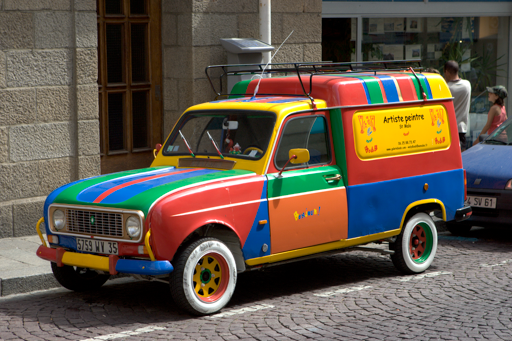
//> input picture interpolation/bilinear/images/input/a1016-050716_115658__I2E4159.png, 512 x 341 px
$ ./bilinear   (built with g++ and OpenCV 4)
//> lines starting //> are read from the running program, lines starting //| are printed output that depends on the picture
//> further down, origin_image is the input picture: 341 rows x 512 cols, CV_8UC3; mean B, G, R 74.9, 87.4, 99
// C++
#include <cmath>
#include <vector>
#include <iostream>
#include <assert.h>
#include <filesystem>
// 图像处理
#include <opencv2/opencv.hpp>


namespace {

    void run(const std::function<void()>& work=[]{}, const std::string message="") {
        auto start = std::chrono::steady_clock::now();
        work();
        auto finish = std::chrono::steady_clock::now();
        auto duration = std::chrono::duration_cast<std::chrono::milliseconds>(finish - start);
        std::cout << message << " " << duration.count() << " ms" <<  std::endl;
    }

    void cv_show(const cv::Mat& one_image, const char* info="") {
        cv::imshow(info, one_image);
        cv::waitKey(0);
        cv::destroyAllWindows();
    }

    bool cv_write(const cv::Mat& source, const std::string save_path) {
        return cv::imwrite(save_path, source, std::vector<int>({cv::IMWRITE_PNG_COMPRESSION, 0}));
    }

    cv::Mat make_pad(const cv::Mat& one_image, const int pad_H, const int pad_W) {
        cv::Mat padded_image;
        cv::copyMakeBorder(one_image, padded_image, pad_H, pad_H, pad_W, pad_W, cv::BORDER_REPLICATE);
        return padded_image;
    }

}


inline float _min(const float x, const float y) {
    return x > y ? y : x;
}

inline float _max(const float x, const float y) {
    return x < y ? y : x;
}

cv::Mat bilinear_interpolate(const cv::Mat& origin, const std::pair<int, int>& _size) {
//> called with _size = (1600, 2400)
    // 获取信息
    const int H0 = origin.rows;
//> H0 = 341
    const int W0 = origin.cols;
//> W0 = 512
    const int C = origin.channels();
//> C = 3
    const int h = _size.first;
//> h = 1600
    const int w = _size.second;
//> w = 2400
    // 计算 x 方向和 y 方向上的比率
    const float x_rate = H0 > h ? H0 * 1.f / h : (H0 - 1) * 1.f / h;
//> x_rate = 0.213
    const float y_rate = W0 > w ? W0 * 1.f / w : (W0 - 1) * 1.f / w;
//> y_rate = 0.213
    // 准备一个结果
    cv::Mat result(h, w, CV_8UC3);
//> result: 1600 rows x 2400 cols, CV_8UC3; every value is 0
    uchar* const res_ptr = result.data;
    // 用来计算在结果 .data 存放的位置
    int cnt = 0;
    // 一共要插值 h X w 次
    for(int x = 0; x < h; ++x) {
        // 找到结果中 x, 对应原图中的 x 坐标
        float x_pos = x_rate * (x + 0.5f) - 0.5f;
        // 找到这个 x_pos 的上下界
        const int x_down = _max(std::floor(x_pos), 0);
        const int x_up = _min(x_down + 1, H0 - 1);
        // 计算 x 方向上的插值参数
        float x_left = x_up - x_pos;
        float x_right = x_pos - x_down;  // 1 - x_left
        // 原图中(x_down 和 x_up) 两行的指针
        const uchar* const ori_ptr = origin.data + x_down * W0 * C;
        const uchar* const ori_ptr_2 = ori_ptr + W0 * C;
        // 填充结果的第 x 行的 y 个像素
        for(int y = 0;y < w; ++y) {
            // 计算 y 对应原图中 y 的坐标, 放大或者缩小
            float y_pos = y_rate * (y + 0.5f) - 0.5f;
            // 计算 y 的上下界, 此时映射到原图中 (x_pos, y_pos) 的周围四个点都找到了
            const int y_down = std::floor(y_pos);
            const int y_up = _min(y_down + 1, W0 - 1);
            // 计算 y 方向上的插值参数
            float y_left = y_up - y_pos;
            float y_right = y_pos - y_down;  // 1 - y_left
            // 多个通道分别计算
            for(int c = 0;c < C; ++c) {
                // y 方向上第一次线性插值, 得到两个值
                float f_E = y_left * ori_ptr[y_down * C + c] + y_right * ori_ptr[y_up * C + c];
                float f_F = y_left * ori_ptr_2[y_down * C + c] + y_right * ori_ptr_2[y_up * C + c];
                // x 方向上第二次线性插值
                float target = x_left * f_E + x_right * f_F;
                res_ptr[cnt++] = cv::saturate_cast<uchar>(target);
            }
        }
    }
//> this loop made 1600 passes
//> (x_pos, x_down, x_up, x_left, x_right, cnt) on passes 1 to 3: (-0.394, 0, 1, 1.39, -0.394, 7200), (-0.181, 0, 1, 1.18, -0.181, 14400), (0.0312, 0, 1, 0.969, 0.0312, 21600)
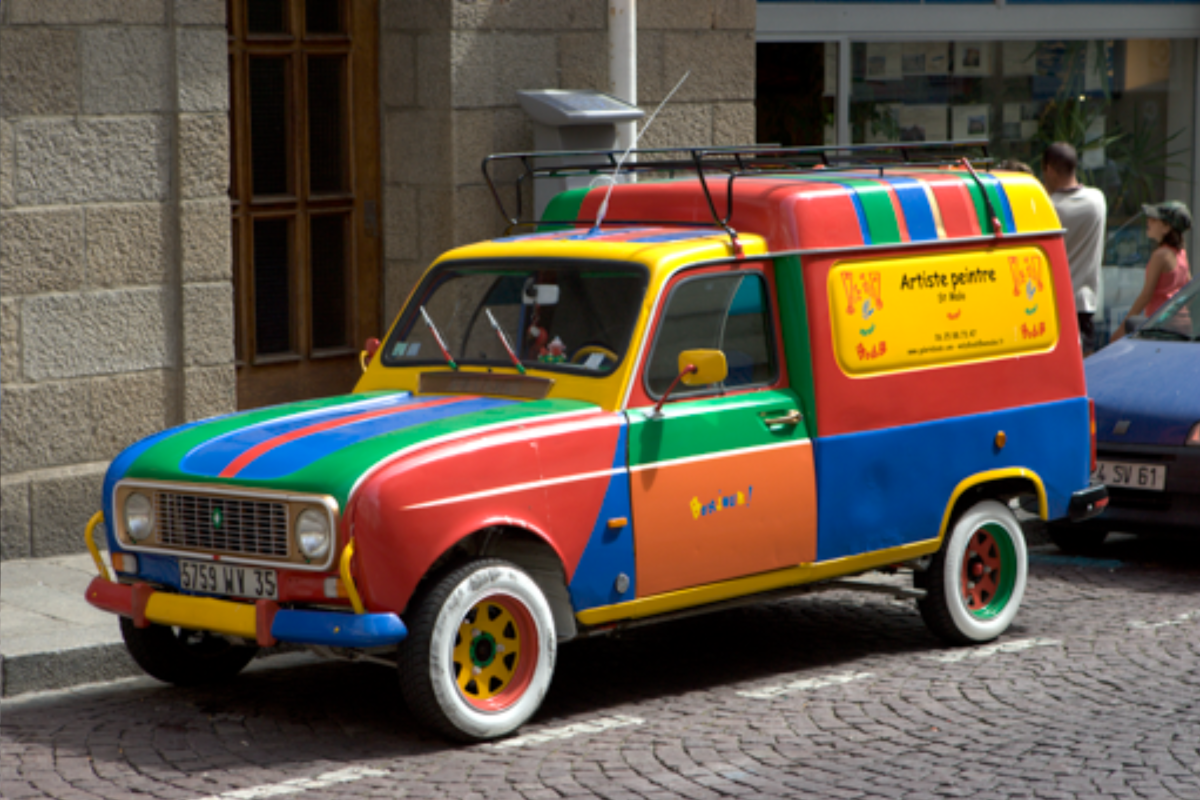
//> result: 1600 rows x 2400 cols, CV_8UC3 (shown at 1/2 size); mean B, G, R 74.7, 87.3, 98.9
//> after the loop, cnt = 11520000
    return result;
}


int main() {
	// 读取图像
	const std::string image_path("./images/input/a1016-050716_115658__I2E4159.png");
	cv::Mat origin_image = cv::imread(image_path);
    assert(not origin_image.empty());

    // 做插值
    const auto result_big = bilinear_interpolate(origin_image, {1600, 2400});
    const auto result_small = bilinear_interpolate(origin_image, {140, 200});
//> call 2 of bilinear_interpolate, with _size = (140, 200)
//> in bilinear_interpolate (call 2), `const int h = _size.first;`: h = 140
//> in bilinear_interpolate (call 2), `const int w = _size.second;`: w = 200
//> in bilinear_interpolate (call 2), `const float x_rate = H0 > h ? H0 * 1.f / h : (H0 - 1) * 1.f / h;`: x_rate = 2.44
//> in bilinear_interpolate (call 2), `const float y_rate = W0 > w ? W0 * 1.f / w : (W0 - 1) * 1.f / w;`: y_rate = 2.56
//> in bilinear_interpolate (call 2), `cv::Mat result(h, w, CV_8UC3);`: result: 140 rows x 200 cols, CV_8UC3; every value is 0
//> the loop in bilinear_interpolate (call 2), `for(int x = 0; x < h; ++x)` made 140 passes
//> (x_pos, x_down, x_up, x_left, x_right, cnt) on passes 1 to 12: (0.718, 0, 1, 0.282, 0.718, 600), (3.15, 3, 4, 0.846, 0.154, 1200), (5.59, 5, 6, 0.411, 0.589, 1800), (8.02, 8, 9, 0.975, 0.025, 2400), (10.46, 10, 11, 0.539, 0.461, 3000), (12.9, 12, 13, 0.104, 0.896, 3600), (15.33, 15, 16, 0.668, 0.332, 4200), (17.77, 17, 18, 0.232, 0.768, 4800), (20.2, 20, 21, 0.796, 0.204, 5400), (22.64, 22, 23, 0.361, 0.639, 6000), (25.07, 25, 26, 0.925, 0.075, 6600), (27.51, 27, 28, 0.489, 0.511, 7200)
//> (x_pos, x_down, x_up, x_left, x_right) on pass 55: (132.2, 132, 133, 0.754, 0.246)
//> after the loop in bilinear_interpolate (call 2), `for(int x = 0; x < h; ++x)`:
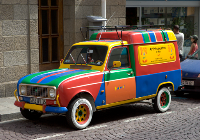
//> result: 140 rows x 200 cols, CV_8UC3; mean B, G, R 74.9, 87.5, 99

    // 展示
    cv_show(result_big);
    cv_show(result_small);

    // 保存结果
    const std::string output_path("./images/output/");
    cv_write(result_big, output_path + "big.png");
    cv_write(result_small, output_path + "small.png");
    return 0;
}
